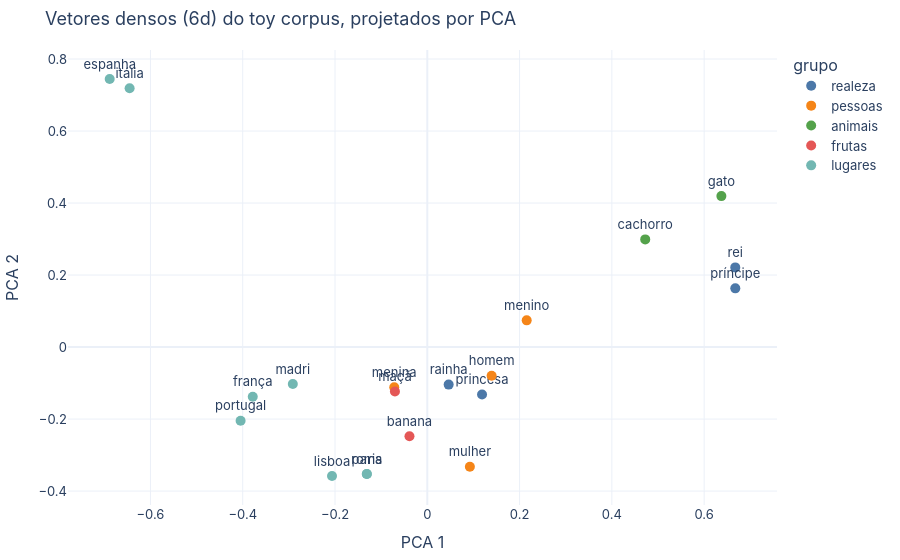

The notebook cell this image was saved under:
### Markdown cell above
## 5. SVD: comprimir para generalizar (LSA / HAL)

A matriz PPMI é esparsa e tem |V| colunas. A **decomposição em valores singulares** $M \approx U_k \Sigma_k V_k^\top$ projeta cada palavra em $k$ dimensões densas, mantendo as direções de maior variância. É a *Latent Semantic Analysis* (Deerwester et al., 1990).
Usamos $U_k \Sigma_k^{1/2}$ como vetores — escolha empiricamente melhor (Levy et al., 2015) do que $U_k\Sigma_k$.

A classe `CountModel` encadeia contagem → PPMI → SVD e devolve um `WordVectors`, a mesma interface que usaremos para word2vec, GloVe e fastText.

### Code cell
from replang.viz import scatter_words
cm = CountModel(window=2, dim=6, alpha=0.75).fit(toy)
wv_count = cm.to_wordvectors("contagem→PPMI→SVD (toy)")
print("valores singulares:", np.round(cm.sigma_, 2))
for w in ["rei", "gato", "maçã", "paris"]:
    print(f"{w:<8}", [f"{x} ({s:.2f})" for x, s in wv_count.most_similar(w, topn=3)])
scatter_words(wv_count, {"realeza": ["rei", "rainha", "príncipe", "princesa"], "pessoas": ["homem", "mulher", "menino", "menina"],
                         "animais": ["gato", "cachorro"], "frutas": ["maçã", "banana"], "lugares": ["paris", "lisboa", "roma", "madri", "frança", "portugal", "itália", "espanha"]},
              title="Vetores densos (6d) do toy corpus, projetados por PCA")

### Figure 1 — Plotly figure (JSON) as saved in the notebook; plotly's stock layout.template omitted (floating-point values rounded to 4 significant figures)
{"data": [{"hovertemplate": "grupo=realeza<br>x=%{x}<br>y=%{y}<br>palavra=%{text}<extra></extra>", "legendgroup": "realeza", "marker": {"color": "#4C78A8", "size": 10, "symbol": "circle"}, "mode": "markers+text", "name": "realeza", "orientation": "v", "showlegend": true, "text": ["rei", "rainha", "príncipe", "princesa"], "textposition": "top center", "type": "scatter", "x": [0.6674, 0.04629, 0.6675, 0.1187], "xaxis": "x", "y": [0.2212, -0.1043, 0.163, -0.132], "yaxis": "y"}, {"hovertemplate": "grupo=pessoas<br>x=%{x}<br>y=%{y}<br>palavra=%{text}<extra></extra>", "legendgroup": "pessoas", "marker": {"color": "#F58518", "size": 10, "symbol": "circle"}, "mode": "markers+text", "name": "pessoas", "orientation": "v", "showlegend": true, "text": ["homem", "mulher", "menino", "menina"], "textposition": "top center", "type": "scatter", "x": [0.1394, 0.09228, 0.2154, -0.0716], "xaxis": "x", "y": [-0.07947, -0.3327, 0.07422, -0.1118], "yaxis": "y"}, {"hovertemplate": "grupo=animais<br>x=%{x}<br>y=%{y}<br>palavra=%{text}<extra></extra>", "legendgroup": "animais", "marker": {"color": "#54A24B", "size": 10, "symbol": "circle"}, "mode": "markers+text", "name": "animais", "orientation": "v", "showlegend": true, "text": ["gato", "cachorro"], "textposition": "top center", "type": "scatter", "x": [0.6374, 0.4723], "xaxis": "x", "y": [0.4193, 0.299], "yaxis": "y"}, {"hovertemplate": "grupo=frutas<br>x=%{x}<br>y=%{y}<br>palavra=%{text}<extra></extra>", "legendgroup": "frutas", "marker": {"color": "#E45756", "size": 10, "symbol": "circle"}, "mode": "markers+text", "name": "frutas", "orientation": "v", "showlegend": true, "text": ["maçã", "banana"], "textposition": "top center", "type": "scatter", "x": [-0.07012, -0.03863], "xaxis": "x", "y": [-0.1234, -0.2479], "yaxis": "y"}, {"hovertemplate": "grupo=lugares<br>x=%{x}<br>y=%{y}<br>palavra=%{text}<extra></extra>", "legendgroup": "lugares", "marker": {"color": "#72B7B2", "size": 10, "symbol": "circle"}, "mode": "markers+text", "name": "lugares", "orientation": "v", "showlegend": true, "text": ["paris", "lisboa", "roma", "madri", "frança", "portugal", "itália", "espanha"], "textposition": "top center", "type": "scatter", "x": [-0.131, -0.2065, -0.131, -0.2915, -0.3783, -0.4046, -0.6451, -0.6883], "xaxis": "x", "y": [-0.3526, -0.3581, -0.3526, -0.1027, -0.1379, -0.2048, 0.7188, 0.7445], "yaxis": "y"}], "layout": {"font": {"family": "Inter, Helvetica, Arial, sans-serif", "size": 13}, "legend": {"title": {"text": "grupo"}, "tracegroupgap": 0}, "margin": {"b": 40, "l": 40, "r": 20, "t": 50}, "showlegend": true, "title": {"text": "Vetores densos (6d) do toy corpus, projetados por PCA"}, "xaxis": {"anchor": "y", "domain": [0, 1], "title": {"text": "PCA 1"}}, "yaxis": {"anchor": "x", "domain": [0, 1], "title": {"text": "PCA 2"}}}}
